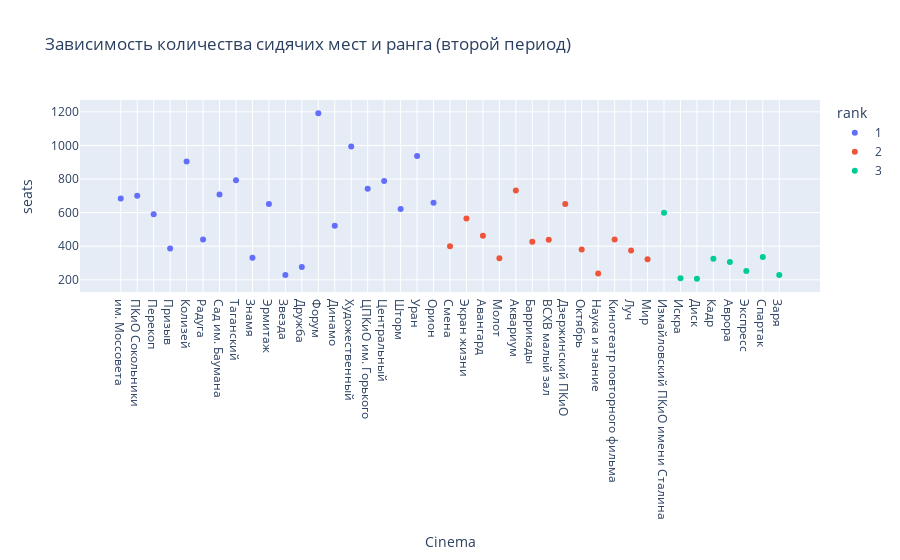

Write notebook code for a chart like this one.
### Code cell
viz.plot_scatter(data.df_second_period.sort_values(by='rank'), x='Cinema', y='seats', color='rank',
                 title='Зависимость количества сидячих мест и ранга (второй период)')

### Figure 1 — Plotly figure (JSON) as saved in the notebook; plotly's stock layout.template omitted (floating-point values rounded to 4 significant figures)
{"data": [{"hovertemplate": "rank=1<br>Cinema=%{x}<br>seats=%{y}<extra></extra>", "legendgroup": "1", "marker": {"color": "#636efa", "symbol": "circle"}, "mode": "markers", "name": "1", "orientation": "v", "showlegend": true, "type": "scatter", "x": ["им. Моссовета ", "ПКиО Сокольники ", "Перекоп ", "Призыв ", "Колизей ", "Радуга ", "Сад им. Баумана ", "Таганский ", "Знамя ", "Эрмитаж ", "Звезда ", "Дружба ", "Форум ", "Динамо ", "Художественный ", "ЦПКиО им. Горького ", "Центральный ", "Шторм ", "Уран ", "Орион "], "xaxis": "x", "y": [684, 701, 590, 386, 904, 440, 708, 793, 332, 652, 228, 277, 1191, 522, 994, 742, 788, 622, 937, 659], "yaxis": "y"}, {"hovertemplate": "rank=2<br>Cinema=%{x}<br>seats=%{y}<extra></extra>", "legendgroup": "2", "marker": {"color": "#EF553B", "symbol": "circle"}, "mode": "markers", "name": "2", "orientation": "v", "showlegend": true, "type": "scatter", "x": ["Смена ", "Экран жизни ", "Авангард ", "Молот ", "Аквариум ", "Баррикады ", "ВСХВ малый зал ", "Дзержинский ПКиО ", "Октябрь ", "Наука и знание ", "Кинотеатр повторного фильма ", "Луч ", "Мир "], "xaxis": "x", "y": [400, 565, 463, 328, 732, 426, 438, 652, 381, 237, 440, 375, 323], "yaxis": "y"}, {"hovertemplate": "rank=3<br>Cinema=%{x}<br>seats=%{y}<extra></extra>", "legendgroup": "3", "marker": {"color": "#00cc96", "symbol": "circle"}, "mode": "markers", "name": "3", "orientation": "v", "showlegend": true, "type": "scatter", "x": ["Измайловский ПКиО имени Сталина ", "Искра ", "Диск ", "Кадр ", "Аврора ", "Экспресс ", "Спартак ", "Заря "], "xaxis": "x", "y": [600, 210, 207, 325, 306, 253, 336, 228], "yaxis": "y"}], "layout": {"legend": {"title": {"text": "rank"}, "tracegroupgap": 0}, "title": {"text": "Зависимость количества сидячих мест и ранга (второй период)"}, "xaxis": {"anchor": "y", "domain": [0, 1], "title": {"text": "Cinema"}}, "yaxis": {"anchor": "x", "domain": [0, 1], "title": {"text": "seats"}}}}
